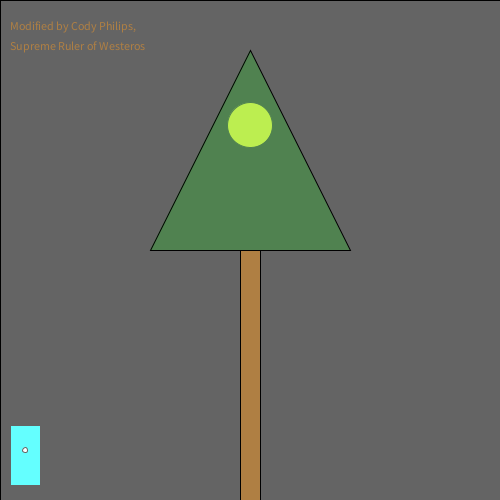
Frame 1 (no input)
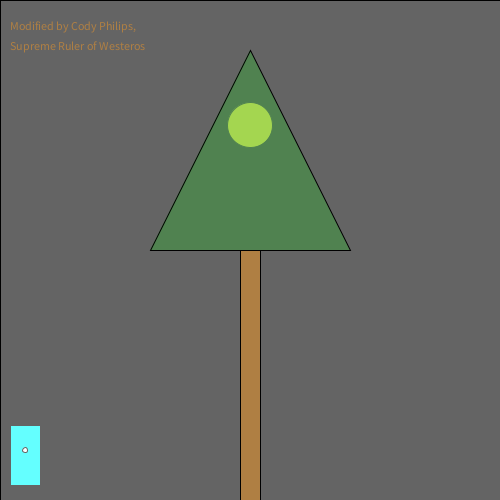
Frame 60 (the mouse pressed at the canvas centre just before this capture)
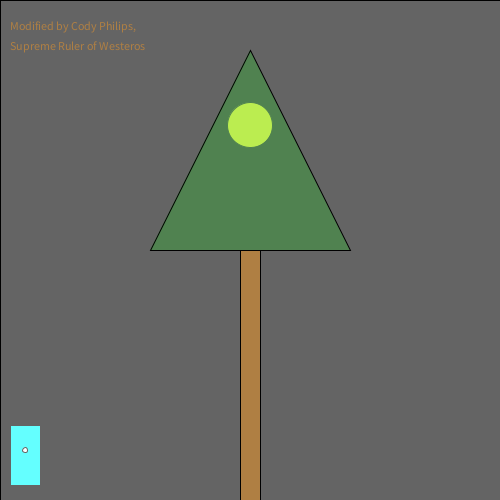
Frame 120 (the mouse held since frame 60 and released just before this capture)

The Processing sketch that drew these frames (run headless with seeded random() and noise(); from frame 60 on, the mouse is pressed at the canvas centre):

// Processing sketch: processing_109427
// ── processing_109427.pde

/*
  Norm Krumpe
  September 22, 2012
  Models a light that is triggered by motion (in this case, motion
  of the mouse).  The light also has a timer.  So, motion turns on the
  light, but a certain amount of time passing with no motion will
  cause the light to turn off again.
*/

// How close you need to get to the
// light sensor in order to turn on
// the light.  Higher values make it
// easier to trigger the light.  Distance
// is measured in pixels.
final int TRIGGER_DISTANCE = 50;

// The location of the sensor:
final int SWITCH_CENTER_X = 25;
final int SWITCH_CENTER_Y = 450;

// seconds until light shuts off automatically when there is no motion
final float SECONDS_UNTIL_AUTO_SHUTOFF = 10; 

// Light will initially be on because of this next value.
// Want the light off initially?  
// Set this to something less than SECONDS_UNTIL_AUTO_SHUTOFF
float timeOfLastTrigger = 0; 
boolean revealTriggerRegion = false;

// Just choose a window size
void setup() {
  size(500, 500);
}

// Each time the mouse moves, check to see
// if it triggered the motion sensor
void mouseMoved() {
  if (motionSensorWasTriggered()) {
    timeOfLastTrigger = millis()/1000.0;
  }
}

// When a key is pressed, toggle the "cheat" that
// reveals the motion sensor's trigger region.
void keyPressed() {
  revealTriggerRegion = !revealTriggerRegion;
}

// Draw the various parts of the scene
void draw() {
  background(0);

  drawLightSwitch();
  drawLamp();  
  drawTriggerRegion();
  text("Modified by Cody Philips,",10,30); 
  text("Supreme Ruler of Westeros",10,50);
}

// Draws all components of the lamp
void drawLamp() {
  drawLight();
  fill(0, 255, 0, 50);
  triangle(250, 50, 350, 250, 150, 250);
  fill(175, 127, 67);
  rect(240, 250, 20, 250);
}

// How the light gets drawn depends on whether
// the lightbulb is lit.
void drawLight() {

  if (secondsSinceLastTrigger() < SECONDS_UNTIL_AUTO_SHUTOFF) {
    // If the light is on:
    int strength = (int)random(156, 256);
    fill(strength, strength, 0);
    ellipse(250, 125, 45, 45);
    fill(255, 100);
    rect(0, 0, width, height);
  }

  else {
    // Light is off:
    fill(10, 10, 0);
    ellipse(250, 125, 45, 45);
  }
}

// Draw the light switch/sensor
void drawLightSwitch() {
  fill(0, 255, 255);
  rect(SWITCH_CENTER_X - 15, SWITCH_CENTER_Y - 25, 30, 60);
  fill(255);
  ellipse(SWITCH_CENTER_X, SWITCH_CENTER_Y, 5, 5);
}

// Return true if the mouse triggered the sensor
boolean motionSensorWasTriggered() {
  return distanceFromLightSwitch() < TRIGGER_DISTANCE;
}

// Compute the distance between the mouse and the sensor
float distanceFromLightSwitch() {  
  return dist(mouseX, mouseY, SWITCH_CENTER_X, SWITCH_CENTER_Y);
}

// Determine how long it has been since the motion sensor
// was last turned on.
float secondsSinceLastTrigger() {
  return millis()/1000.0 - timeOfLastTrigger;
}

// Show a "cheat" region so that you know where the mouse
// needs to go in order to trigger the light sensor
void drawTriggerRegion() {
  if (revealTriggerRegion) {
    fill(255, 25);
    ellipse(SWITCH_CENTER_X, SWITCH_CENTER_Y, 
    TRIGGER_DISTANCE * 2, TRIGGER_DISTANCE * 2);
  }
}
